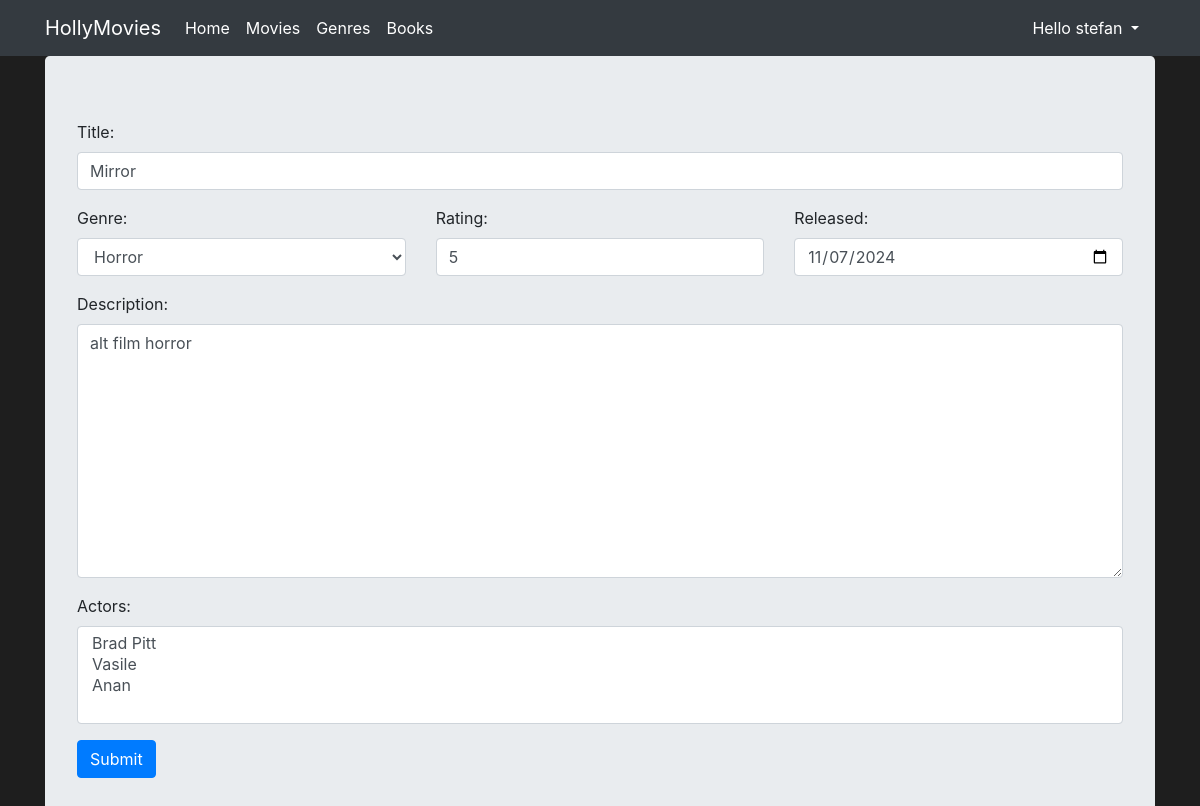
Before: /movies/update/8 (signed in) with the older database file.
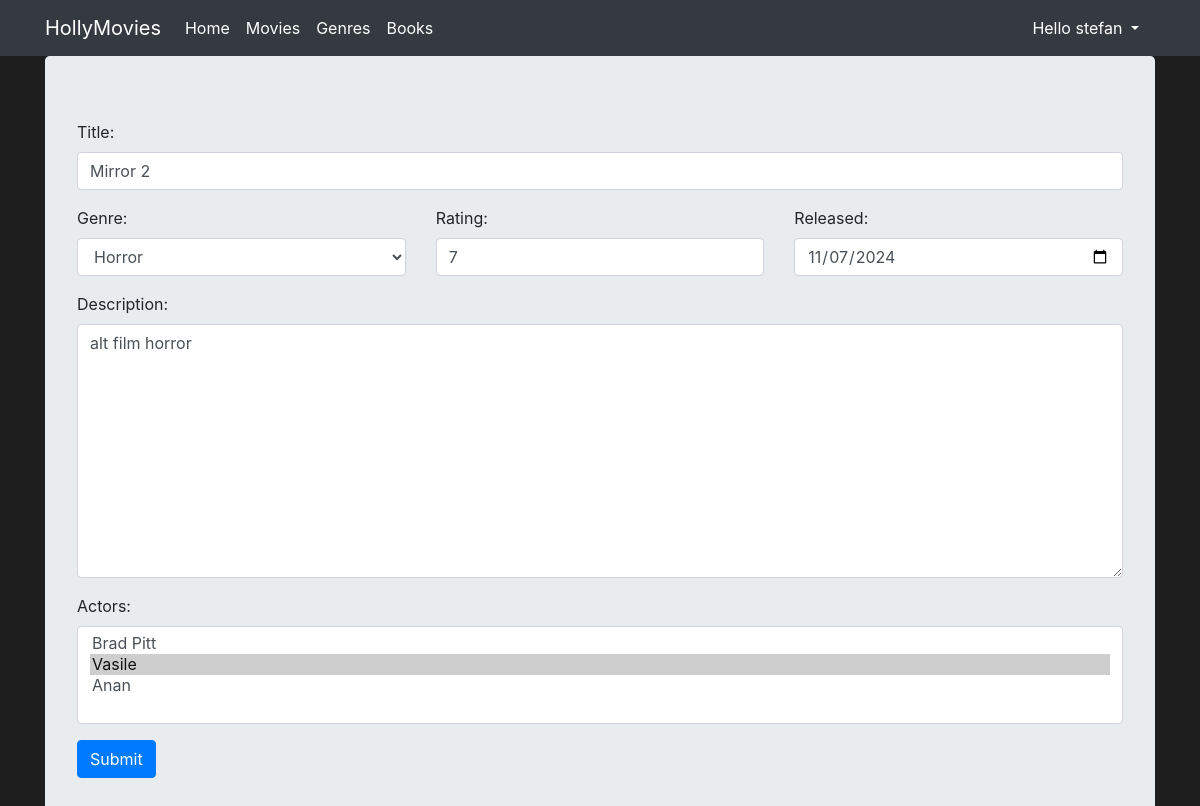
After: the same page with the newer database file.
### viewer/models.py (models this page shows, shortened)
class Movie(Model):
    title = CharField(max_length=128)
    genre = ForeignKey(Genre, on_delete=DO_NOTHING)
    rating = IntegerField()
    released = DateField()
    description = TextField()
    actors = ManyToManyField(Actor)
    created = DateTimeField(auto_now_add=True)

### viewer/views.py (the view)
# urls.py: path('update/<pk>', MovieUpdateView.as_view(), name='movies_update'),
class MovieUpdateView(PermissionRequiredMixin, UpdateView):
    template_name = 'movies_form.html'
    form_class = MovieForm
    model = Movie
    permission_required = 'viewer.change_movie'
    success_url = reverse_lazy('movies')

### viewer/forms.py (shortened to what this page needs)
class MovieForm(ModelForm):
    class Meta:
        model = Movie
        fields = '__all__'
    def __init__(self, *args, **kwargs):
        super().__init__(*args, **kwargs)
        for visible in self.visible_fields():
            visible.field.widget.attrs['class'] = 'form-control'
    title = CharField(validators=[capitalized_validator])
    rating = IntegerField(min_value=1, max_value=10)
    released = PastMonthField(widget=DateInput)

### viewer/models.py (called while the page is built)
    def __str__(self):
        return self.name

    def __str__(self):
        return self.name

### viewer/templates/movies_form.html (shortened to what this page needs)
{% extends 'base.html' %}
{% block content %}
<form method="post">
  <div class="form-group">
    <label for="{{ form.title.id_for_label }}">Title:</label>
    {{ form.title }}
  </div>
  <div class="row">
    <div class="col">
      <div class="form-group">
        <label for="{{ form.genre.id_for_label }}">Genre:</label>
        {{ form.genre }}
      </div>
    </div>
    <div class="col">
      <div class="form-group">
        <label for="{{ form.rating.id_for_label }}">Rating:</label>
        {{ form.rating }}
      </div>
    </div>
    <div class="col">
      <div class="form-group">
        <label for="{{ form.released.id_for_label }}">Released:</label>
        {{ form.released }}
      </div>
    </div>
  </div>
  <div class="form-group">
    <label for="{{ form.description.id_for_label }}">Description:</label>
    {{ form.description }}
  </div>
  <div class="form-group">
    <label for="{{ form.actors.id_for_label }}">Actors:</label>
    {{ form.actors }}
  </div>
  <input type="submit" value="Submit" class="btn btn-primary">
</form>
{% endblock %}

Changed rows visible on the page:
changed Movie "Horror": title "Mirror" → "Mirror 2"; rating "5" → "7"
Other visible differences:
form field actors: "Brad Pitt / Vasile / Anan" → "Brad Pitt / Vasile ☑ / Anan"
